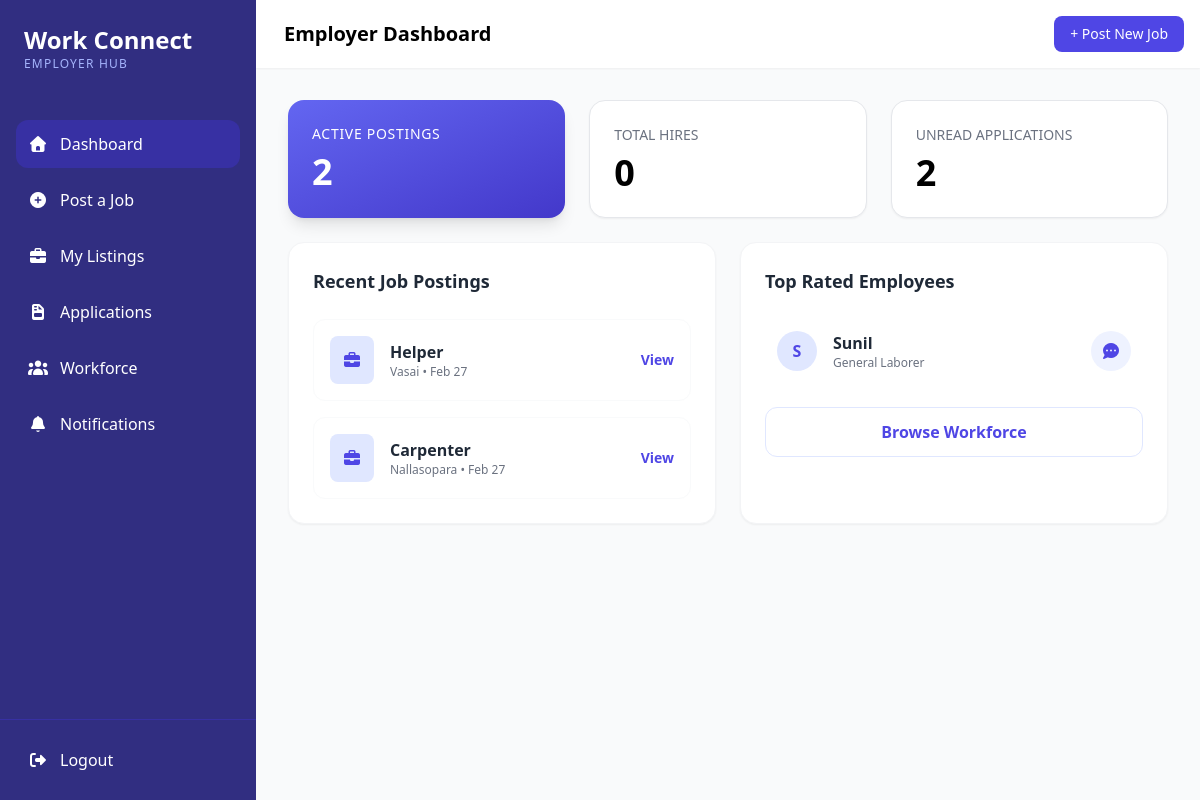
Page /employer/dashboard.php (signed in) on the committed database.
### tables this page shows
CREATE TABLE `jobs` (
  `id` int(11) NOT NULL,
  `employer_id` int(11) NOT NULL,
  `title` varchar(255) NOT NULL,
  `description` text NOT NULL,
  `location` varchar(255) DEFAULT NULL,
  `salary` varchar(100) DEFAULT NULL,
  `created_at` timestamp NOT NULL DEFAULT current_timestamp(),
  `no_of_vacancy` int(11) NOT NULL
);

CREATE TABLE `users` (
  `id` int(11) NOT NULL,
  `username` varchar(100) NOT NULL,
  `email` varchar(150) NOT NULL,
  `password` varchar(255) NOT NULL,
  `role_id` int(11) NOT NULL,
  `created_at` timestamp NOT NULL DEFAULT current_timestamp()
);

### employer/dashboard.php (the view, shortened to what this page needs)
<?php
require_once '../includes/db_connect.php';
?>
<!DOCTYPE html>
<html lang="en">
<head>
    <script src="https://cdn.tailwindcss.com"></script>
    <link rel="stylesheet" href="https://cdnjs.cloudflare.com/ajax/libs/font-awesome/7.0.1/css/all.min.css">
</head>
<body class="bg-gray-50 font-sans">
<div class="flex h-screen overflow-hidden">
    <?php include '../includes/employer_sidebar.php'; ?>
    <div class="flex-1 flex flex-col overflow-y-auto">
        <header class="bg-white p-4 flex justify-between items-center shadow-sm">
            <div class="flex items-center space-x-3">
                <h2 class="text-lg md:text-xl font-semibold">
                    Employer Dashboard
                </h2>
            </div>
            <a href="post_job.php"
               class="bg-indigo-600 text-white px-4 py-2 rounded-lg text-sm hover:bg-indigo-700">
               + Post New Job
            </a>
        </header>
        <div class="p-4 md:p-8 space-y-6">
            <div class="grid grid-cols-1 sm:grid-cols-2 lg:grid-cols-3 gap-6">
                <?php
                $active_postings = $pdo->prepare("SELECT COUNT(*) FROM jobs WHERE employer_id = ?");
                $active_postings->execute([$_SESSION['user_id']]);
                $jobs_count = $active_postings->fetchColumn();
                $stmt_hires = $pdo->prepare("SELECT COUNT(*) FROM job_applications ja JOIN jobs j ON ja.job_id = j.id WHERE j.employer_id = ? AND ja.status = 'accepted'");
                $stmt_hires->execute([$_SESSION['user_id']]);
                $total_hires = $stmt_hires->fetchColumn();
                $stmt_apps = $pdo->prepare("SELECT COUNT(*) FROM job_applications ja JOIN jobs j ON ja.job_id = j.id WHERE j.employer_id = ? AND ja.status = 'pending'");
                $stmt_apps->execute([$_SESSION['user_id']]);
                $unread_apps = $stmt_apps->fetchColumn();
                ?>
                <div class="bg-gradient-to-br from-indigo-500 to-indigo-700 p-6 rounded-2xl text-white shadow-lg">
                    <p class="text-sm uppercase tracking-wider">Active Postings</p>
                    <p class="text-3xl md:text-4xl font-bold mt-2"><?php echo $jobs_count; ?></p>
                </div>
                <div class="bg-white p-6 rounded-2xl shadow-sm border">
                    <p class="text-sm text-gray-500 uppercase">Total Hires</p>
                    <p class="text-3xl md:text-4xl font-bold mt-2"><?php echo $total_hires; ?></p>
                </div>
                <div class="bg-white p-6 rounded-2xl shadow-sm border">
                    <p class="text-sm text-gray-500 uppercase">Unread Applications</p>
                    <p class="text-3xl md:text-4xl font-bold mt-2"><?php echo $unread_apps; ?></p>
                </div>
            </div>
            <div class="grid grid-cols-1 lg:grid-cols-2 gap-6">
                <div class="bg-white rounded-2xl shadow-sm border border-gray-100 p-6">
                    <h3 class="text-lg font-bold text-gray-800 mb-6 font-primary">Recent Job Postings</h3>
                    <div class="space-y-4">
                        <?php
                        $stmt = $pdo->prepare("SELECT * FROM jobs WHERE employer_id = ? ORDER BY created_at DESC LIMIT 3");
                        $stmt->execute([$_SESSION['user_id']]);
                        while ($job = $stmt->fetch()): ?>
                            <div class="flex items-center justify-between p-4 border border-gray-50 rounded-xl hover:shadow-md transition-shadow bg-gray-50/10">
                                <div class="flex items-center space-x-4">
                                    <div class="bg-indigo-100 p-3 rounded-lg text-indigo-600 font-bold"><i class="fas fa-briefcase"></i></div>
                                    <div>
                                        <p class="font-bold text-gray-800"><?php echo htmlspecialchars($job['title']); ?></p>
                                        <p class="text-xs text-gray-500"><?php echo htmlspecialchars($job['location']); ?> • <?php echo date('M d', strtotime($job['created_at'])); ?></p>
                                    </div>
                                </div>
                                <a href="my_listings.php" class="text-indigo-600 text-sm font-semibold hover:underline">View</a>
                            </div>
                        <?php endwhile; ?>
                    </div>
                </div>
                <div class="bg-white rounded-2xl shadow-sm border border-gray-100 p-6">
                    <h3 class="text-lg font-bold text-gray-800 mb-6">Top Rated Employees</h3>
                    <div class="space-y-4">
                        <?php
                        $stmt = $pdo->query("SELECT users.id, users.username, employee_profiles.skills FROM users LEFT JOIN employee_profiles ON users.id = employee_profiles.user_id JOIN roles ON users.role_id = roles.id WHERE roles.role_name = 'employee' LIMIT 3");
                        while ($employee = $stmt->fetch()): ?>
                            <div class="flex items-center justify-between p-3 rounded-xl hover:bg-gray-50 transition-colors">
                                <div class="flex items-center space-x-4">
                                    <div class="w-10 h-10 bg-indigo-100 rounded-full flex items-center justify-center text-indigo-600 font-bold">
                                        <?php echo strtoupper(substr($employee['username'], 0, 1)); ?>
                                    </div>
                                    <div>
                                        <p class="font-semibold text-gray-800"><?php echo htmlspecialchars($employee['username']); ?></p>
                                        <p class="text-xs text-gray-500"><?php echo htmlspecialchars($employee['skills'] ?? 'General Laborer'); ?></p>
                                    </div>
                                </div>
                                <a href="chat.php?employee_id=<?php echo $employee['id']; ?>" class="w-10 h-10 bg-indigo-50 text-indigo-600 rounded-full flex items-center justify-center hover:bg-indigo-600 hover:text-white transition-all">
                                    <i class="fas fa-comment-dots"></i>
                                </a>
                            </div>
                        <?php endwhile; ?>
                    </div>
                    <a href="workforce.php" class="block w-full mt-6 py-3 border border-indigo-100 rounded-xl text-indigo-600 font-semibold text-center hover:bg-indigo-50 transition-colors">Browse Workforce</a>
                </div>
            </div>
        </div>
    </div>
</div>
</body>
</html>

### employer/dashboard.php (style rules this page uses)
body { font-family: 'Outfit', sans-serif; }

### rows in the picture
jobs: title "Helper", location "Vasai", created_at "Feb 27"
jobs: title "Carpenter", location "Nallasopara", created_at "Feb 27"
users: username "S", username "Sunil", skills "General Laborer"

### other values in the picture
$jobs_count "2"
$total_hires "0"
$unread_apps "2"
